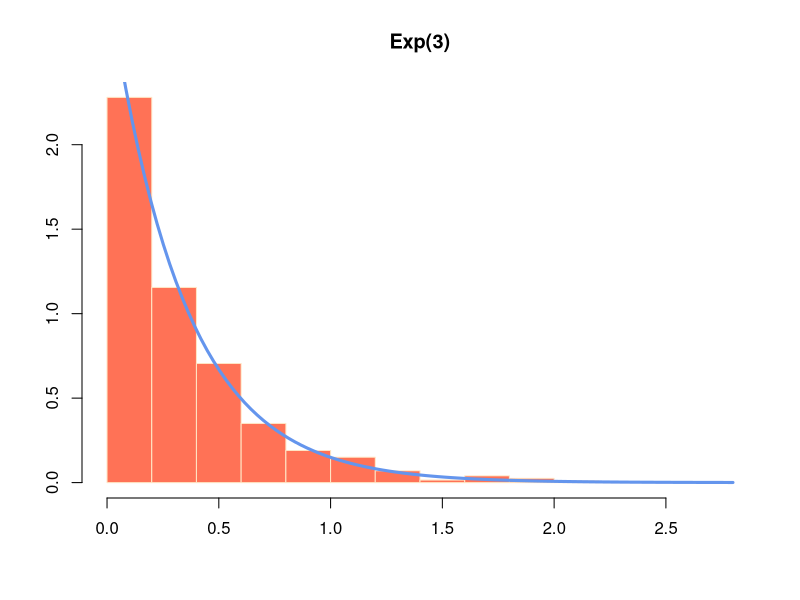
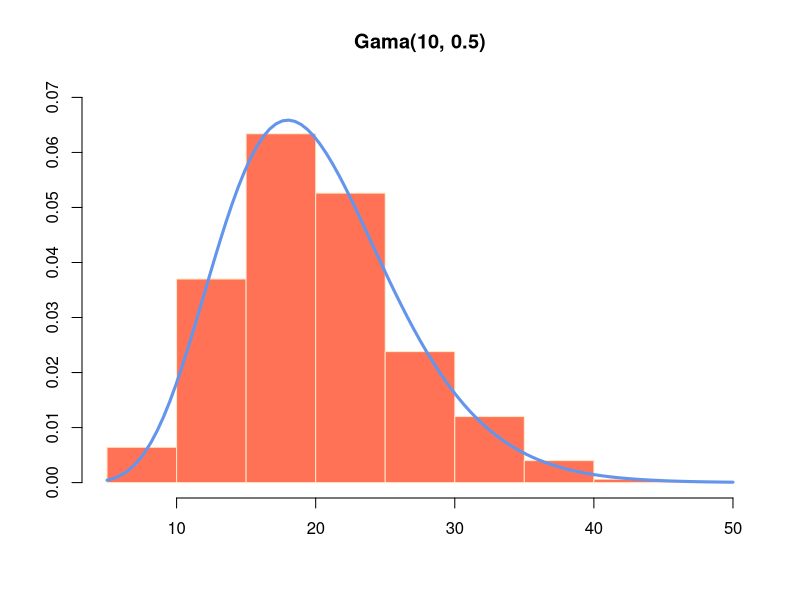

Reproduce these figures in R, in order.
# Metoda inverzne transformacije

# Uniformna raspodela na intervalu (a,b)
unif <- function(a,b){
  U <- runif(1)
  a + (b-1)*U
}

######################################################################

# Eksponencijalna raspodela
eksp <- function(lambda){ 
  U <- runif(1)
  -1 / lambda * log(1-U) # moze i log(U)
}

uzorak <- replicate(1000, eksp(3))
mean(uzorak) # ocekivanje
var(uzorak) # disperzija

# histogram verovatnoca:
library(lattice)
hist(uzorak, prob = TRUE, xlab = "", ylab ="",
     col = "coral1", border = "bisque", main = "Exp(3)")
curve(dexp(x, rate = 3), add = TRUE, lwd = 3, col = "cornflowerblue")

# P{X > 2}
mean(uzorak > 2)
# stvarna vrednost: 1 - P{X <= 2}
1 - pexp(2, rate = 3)

######################################################################

# Gama raspodela kao zbir nezavisnih eksponencijalnih
gama <- function(n, lambda){
  r <- replicate(n, eksp(lambda))
  sum(r)
}

uzorak <- replicate(1000, gama(10, 0.5))
hist(uzorak, prob = TRUE, xlab = "", ylab = "",
     col = "coral1", border = "bisque",
     main = "Gama(10, 0.5)", ylim = c(0, 0.07))
curve(dgamma(x, rate = 0.5, shape = 10), add = TRUE,
      lwd = 3, col = "cornflowerblue")

mean(uzorak)
var(uzorak)